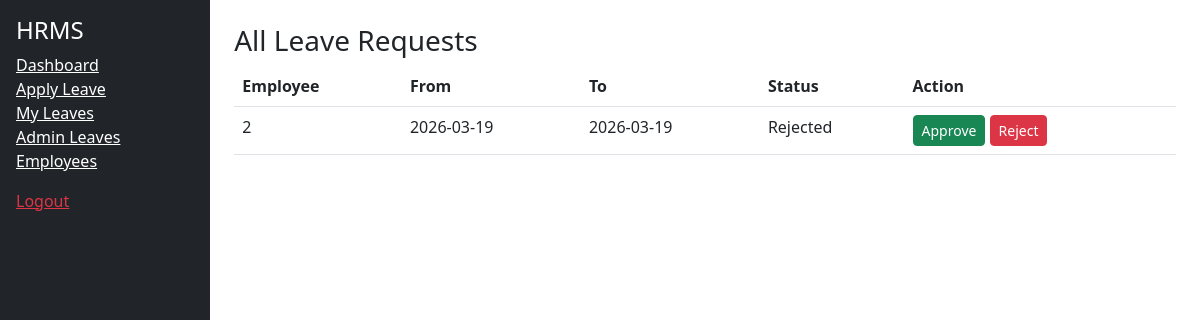
The app's page /admin/leaves (signed in), older data.
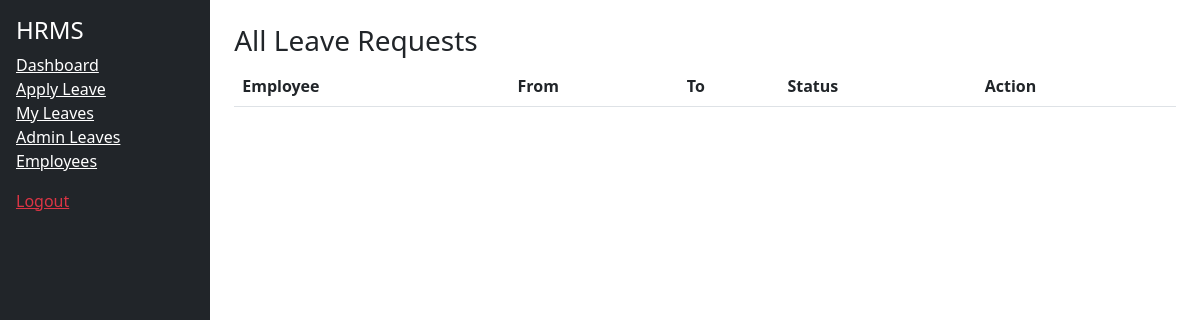
The same page, newer data.
### app/models.py (models this page shows)
class Leave(Base):
    __tablename__ = "leaves"
    id = Column(Integer, primary_key=True)
    employee_id = Column(Integer)
    from_date = Column(String)   # ✅ NEW
    to_date = Column(String)     # ✅ NEW
    status = Column(String, default="Pending")

### app/routes/leave.py (the view)
@router.get("/admin/leaves")
def admin_leaves(request: Request):
    if request.session.get("role") != "admin":
        return RedirectResponse("/")
    db = SessionLocal()
    leaves = db.query(Leave).all()
    return templates.TemplateResponse(
        "admin_leaves.html",
        {"request": request, "leaves": leaves}
    )

### templates/admin_leaves.html
{% extends "base.html" %}
{% block content %}
<h3>All Leave Requests</h3>
<table class="table">
<tr>
    <th>Employee</th>
    <th>From</th>
    <th>To</th>
    <th>Status</th>
    <th>Action</th>
</tr>
{% for l in leaves %}
<tr>
    <td>{{ l.employee_id }}</td>
    <td>{{ l.from_date }}</td>
    <td>{{ l.to_date }}</td>
    <td>{{ l.status }}</td>
    <td>
        <a href="/approve/{{ l.id }}" class="btn btn-success btn-sm">Approve</a>
        <a href="/reject/{{ l.id }}" class="btn btn-danger btn-sm">Reject</a>
    </td>
</tr>
{% endfor %}
</table>
{% endblock %}

### templates/base.html (shortened to what this page needs)
<!DOCTYPE html>
<html>
<head>
    <link href="https://cdn.jsdelivr.net/npm/bootstrap@5.3.0/dist/css/bootstrap.min.css" rel="stylesheet">
</head>
<body>
<div class="d-flex">
<div class="bg-dark text-white p-3" style="width:250px;height:100vh;">
    <h4>HRMS</h4>
    <a href="/dashboard" class="text-white d-block">Dashboard</a>
    <a href="/apply-leave" class="text-white d-block">Apply Leave</a>
    <a href="/my-leaves" class="text-white d-block">My Leaves</a>
    <a href="/admin/leaves" class="text-white d-block">Admin Leaves</a>
    <a href="/admin/employees" class="text-white d-block">Employees</a>
    <a href="/logout" class="text-danger d-block mt-3">Logout</a>
</div>
<div class="p-4 w-100">
{% block content %}{% endblock %}
</div>
</div>
</body>
</html>

Row changes from the older to the newer data that the page shows:
removed Leave: employee_id "2", from_date "2026-03-19", to_date "2026-03-19", status "Rejected"
